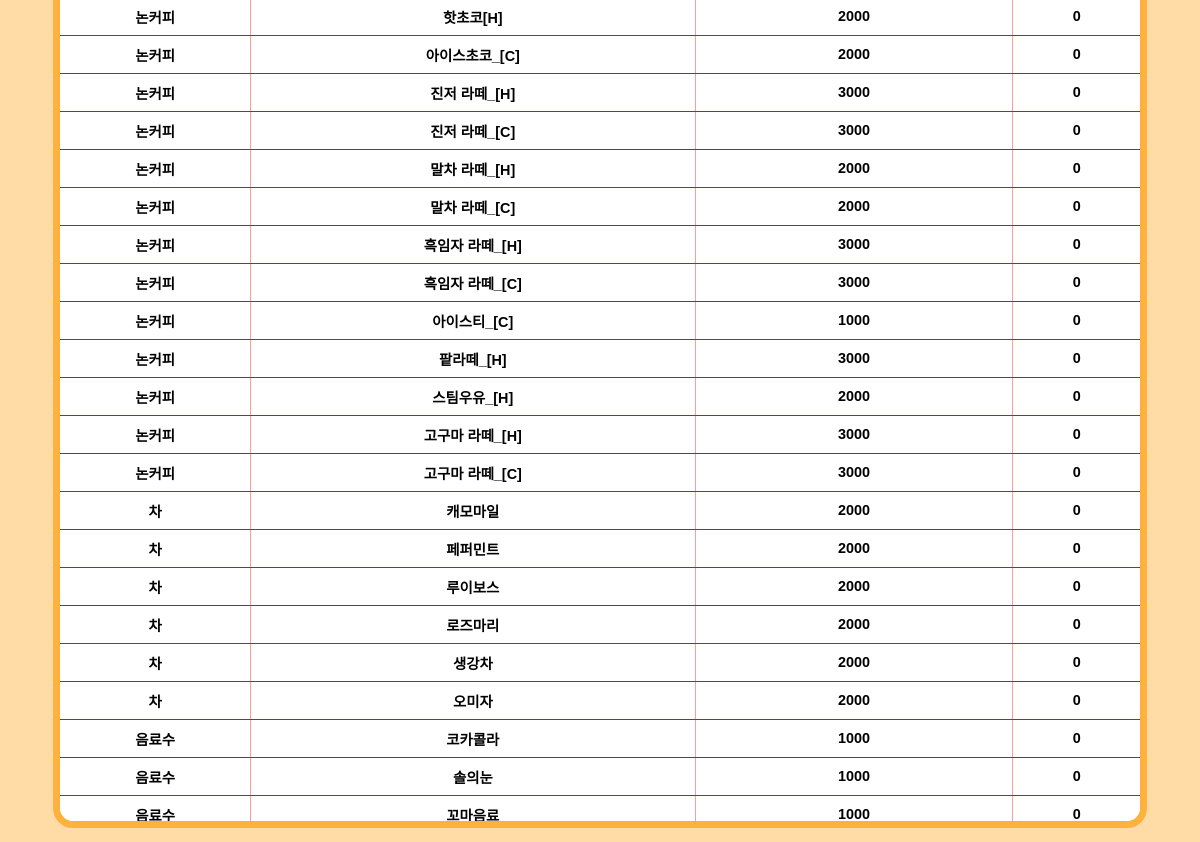
/Menu_list/ (middle part), run on an earlier commit of the app's database.
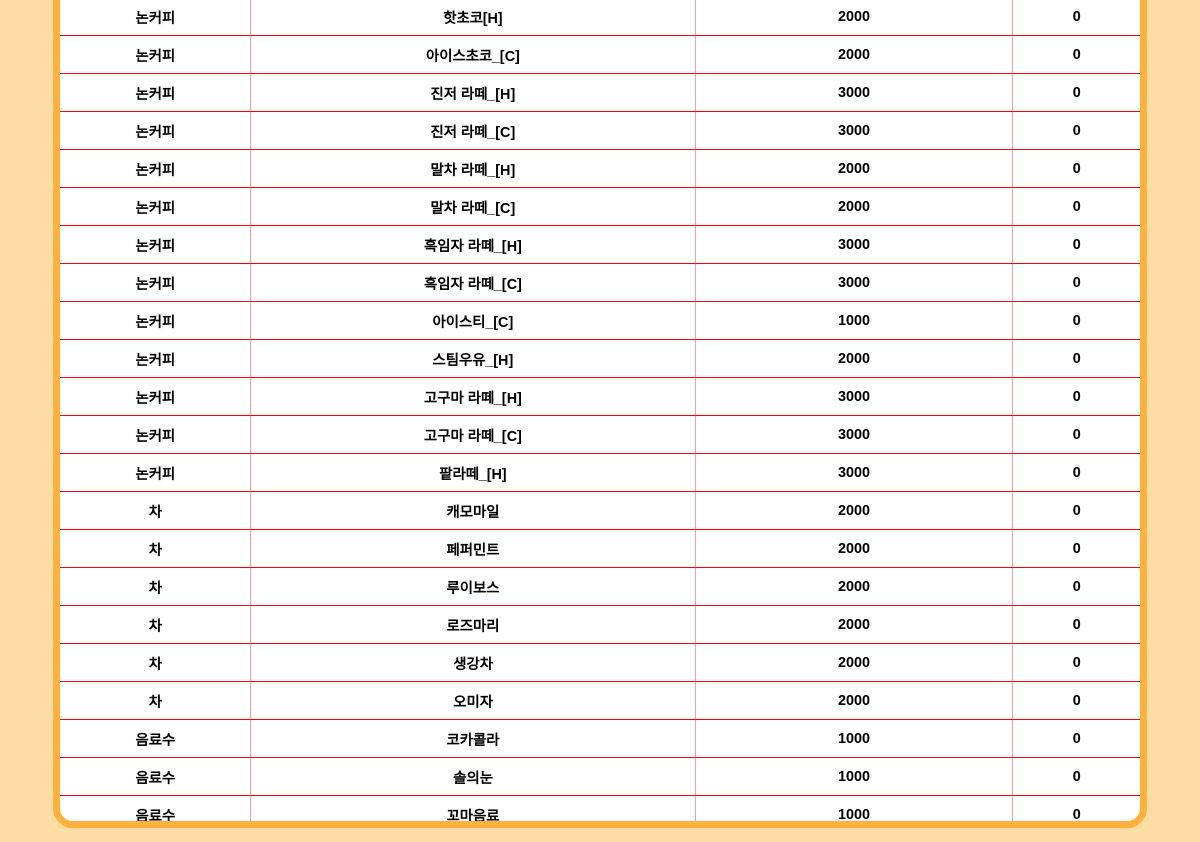
And on a later commit of the database.
### main/models.py (models this page shows, shortened)
class CafeMenu(models.Model):
    category = models.CharField(max_length=255)
    deg = models.CharField(max_length=255)
    en = models.CharField(max_length=255)
    name = models.CharField(max_length=255)
    price = models.DecimalField(max_digits=10, decimal_places=0)
    img = models.CharField(max_length=255)
    options = models.CharField(max_length=255, default='')
    shot = models.DecimalField(max_digits=10, decimal_places=0, null=True)
    deg_num = models.DecimalField(max_digits=10, decimal_places=0, null=True)

### main/views.py (the view)
# urls.py: path('Menu_list/', MenuList.as_view()),
class MenuList(APIView):
    def get(self, request):
        today = timezone.now().date()
        menu_list = CafeMenu.objects.all().order_by('id')
        cafeoption = CafeOption.objects.all()
        context = {
            'today': today,
            'menu_list': menu_list,
            'cafeoption': cafeoption,
        }
        return render(request, 'main/menu_list.html', context)

### templates/main/menu_list.html (shortened to what this page needs)
<!DOCTYPE html>
<html lang="en">
<head>
    {% load static %}
    {% load humanize %}
    <link rel="stylesheet" type="text/css" href="{% static 'menu_list/menu_list.css' %}">
</head>
<body>
<div class="menu-list-content">
    <div class="menu-list-container-view">
        <table>
            <tbody>
            {% for list in menu_list %}
            <tr>
                <td class="menu-category">
                    {{ list.category }}
                </td>
                <td class="menu-name">
                    {{ list.name }}
                </td>
                <td class="menu-price">
                    {{ list.price }}
                </td>
                <td class="menu-shot">
                    {{ list.shot }}
                </td>
            </tr>
            {% endfor %}
            </tbody>
        </table>
    </div>
</div>
</body>
</html>

What changed in the data, as far as the page shows it:
changed CafeMenu: name "팥라떼_[H]" → "스팀우유_[H]"; price "3000" → "2000"
changed CafeMenu: name "스팀우유_[H]" → "고구마 라떼_[H]"; price "2000" → "3000"
changed CafeMenu: name "고구마 라떼_[H]" → "고구마 라떼_[C]"
changed CafeMenu: name "고구마 라떼_[C]" → "팥라떼_[H]"
